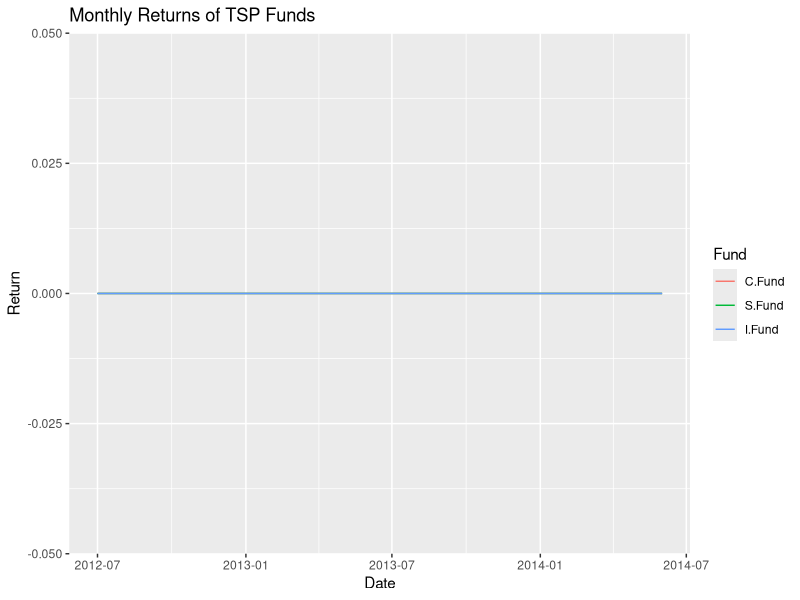

This chart was generated by the following R code:
#!! BAT 12jun2014 

## Calculate mean return and st.dev. for TSP funds 
## over a two year period using month end prices 
## 
## Share prices from: 
## https://www.tsp.gov/investmentfunds/shareprice/sharePriceHistory.shtml 

library(xts) 
library(reshape2) 
library(ggplot2) 

setwd("~/Google Drive/Projects/TSP")

## INPUT 

tsp <- read.csv("shareprices.csv",stringsAsFactors=FALSE) 
tsp$X <- NULL 
tsp$date <- as.POSIXct(strptime(tsp$date,"%Y-%m-%d"))
tsp <- as.xts(tsp[,-1],order.by=tsp[,1]) 

## FUNCTIONS TO BE USED IN APPLY 

returns <- function(col) { 
  eom <- to.monthly(col)[,4] 
  (eom-lag(eom))/lag(eom) 
} 
ann_ret <- function(x) { 
  mu <- mean(x,na.rm=TRUE) 
  (1 + mu)^12 - 1   
} 
ann_sd  <- function(x) { 
  sd <- sd(x,na.rm=TRUE) 
  sd * sqrt(12)   
} 

## COMPUTE RETURNS, MEAN RETURN, SD 

ret <- apply(tsp,2,returns) 
apply(ret,2,ann_ret) 
apply(ret,2,ann_sd) 

## PLOT MONTHLY RETURNS 

df <- as.data.frame(ret) 
df$Date <- as.POSIXct(strptime( 
  paste("01 ",rownames(ret)), 
  format = "%d %b %Y")) 

df <- melt(df,id.vars="Date",value.name="Return",variable.name="Fund") 
ggplot(subset(df,!(Fund == "F.Fund"))) + 
  geom_line(aes(x=Date,y=Return,color=Fund)) + 
  ggtitle("Monthly Returns of TSP Funds")